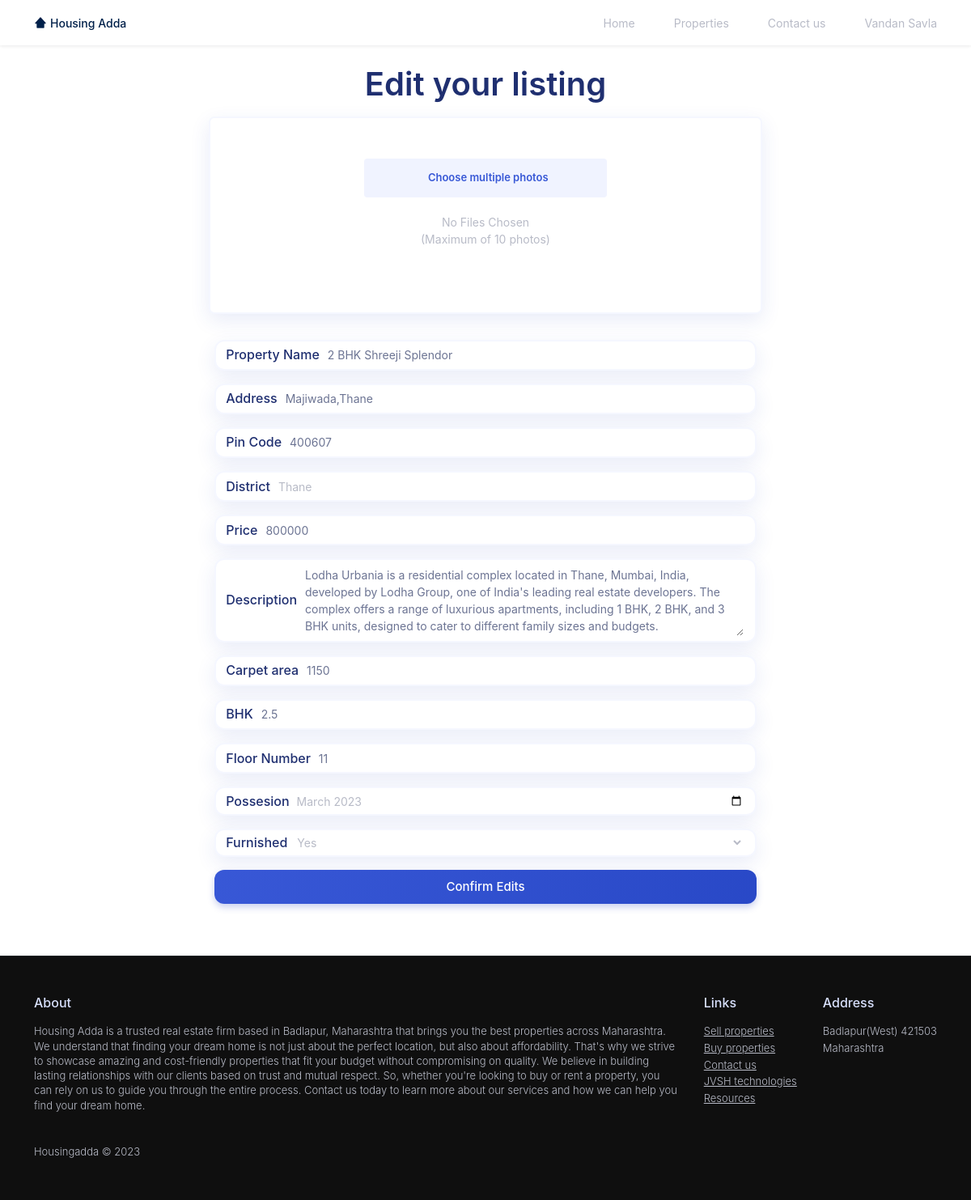
Screenshot of /property-edit.php?post_id=111 (signed in) with the database file from the repository.
### tables this page shows
CREATE TABLE `post` (
  `post_id` int(11) NOT NULL,
  `username` varchar(50) NOT NULL,
  `title` varchar(250) NOT NULL,
  `description` text NOT NULL,
  `location` varchar(250) NOT NULL,
  `price` float NOT NULL,
  `date` date NOT NULL DEFAULT current_timestamp(),
  `area` varchar(50) NOT NULL,
  `bhk` varchar(10) NOT NULL,
  `floor` int(11) NOT NULL,
  `furnished` varchar(5) NOT NULL,
  `possesion` varchar(20) NOT NULL,
  `district` varchar(50) NOT NULL,
  `pincode` int(6) NOT NULL,
  `offer` varchar(600) NOT NULL,
  `featured` int(1) NOT NULL
);

### property-edit.php (the view, shortened to what this page needs)
<?php
include("./partials/conditions.php");
$post_id=htmlspecialchars($_GET["post_id"]);
$select_prefill_query="select * from post where post_id=$post_id";
$select_prefill_query_result=mysqli_query($conn,$select_prefill_query)->fetch_assoc();
?>
<!DOCTYPE html>
<html lang="en">
<head>
  <link rel="stylesheet" href="fonts/icomoon/style.css" />
  <link rel="stylesheet" href="fonts/flaticon/font/flaticon.css" />
  <link rel="stylesheet" href="css/tiny-slider.css" />
  <link rel="stylesheet" href="css/aos.css" />
  <link rel="stylesheet" href="css/style.css" />
  <link href='https://unpkg.com/boxicons@2.1.4/css/boxicons.min.css' rel='stylesheet'>
</head>
<body>
  <header class="header" id="header">
    <nav class="nav2 container">
      <a href="index.php" class="nav__logo">
        <i class='bx bxs-home-alt-2'></i>Housing Adda
      </a>
      <div class="nav__menu">
        <ul class="nav__list" style="margin: 0rem;padding: 0px;">
          <li class="nav__item">
            <a href="index.php" class="nav__link">
              <span>Home</span> <i class='bx bx-home'></i>
            </a>
          </li>
          <li class="nav__item">
            <a href="properties.php" class="nav__link">
              <span>Properties</span><i class='bx bx-building'></i>
            </a>
          </li>
          <li class="nav__item">
            <a href="index.php#contact" class="nav__link">
              <span>Contact us</span><i class='bx bx-phone'></i>
            </a>
          </li>
          <li class="nav-item dropdown nav__item">
            <a class="nav-link dropdown-toggle nav__link" href="#" style="padding:0px;" role="button" data-bs-toggle="dropdown" aria-expanded="false">
              <span style=""><?php echo $_SESSION["name"] ?></span><i class='bx bx-user'></i>
            </a>
          </li>
        </ul>
      </div>
    </nav>
  </header>
  <div class="section mt-3">
    <div class="container">
      <form enctype='multipart/form-data' method='POST' action="">
        <div class="row">
          <h2 class="font-weight-bold text-primary heading text-center" style="margin-bottom: 0px;">
            Edit your listing
          </h2>
          <div class="containerimg" style="width:60%">
            <label for="file-input">
              <i class="fas fa-upload"></i> &nbsp; Choose multiple photos
            </label>
            <p id="num-of-files" style="margin-bottom:0px;">No Files Chosen</p>
            <p id="num-of-files" style="margin-top:0px;">(Maximum of 10 photos)</p>
          </div>
          <span class="d-block d-flex align-items-center justify-content-center">
            <div action="" class="home__search " style="width:60%">
              <h3 style="margin-bottom: 0px;font-size:1rem;white-space: nowrap;">Property Name</h3>
              <input type="search" name="title" value="<?php echo $select_prefill_query_result['title']?>" class="home__search-input " style="width:80%" required>
            </div>
          </span>
          <span class="d-block d-flex align-items-center justify-content-center">
            <div action="" class="home__search " style="width:60%">
              <h3 style="margin-bottom: 0px;font-size:1rem;">Address</h3>
              <input type="search"  name="location" value="<?php echo $select_prefill_query_result['location']?>" class="home__search-input " style="width:90%"  required>
            </div>
          </span>
          <span class="d-block d-flex align-items-center justify-content-center">
            <div action="" class="home__search " style="width:60%">
              <h3 style="margin-bottom: 0px;font-size:1rem;white-space: nowrap;">Pin Code</h3>
              <input type="search" id="pincode" maxLength="6" value="<?php echo $select_prefill_query_result['pincode']?>" name="pincode" oninput="javascript: if (this.value.length > this.maxLength) this.value = this.value.slice(0, this.maxLength);" class="home__search-input " style="width:90%" required>
            </div>
          </span>
          <span class="d-block d-flex align-items-center justify-content-center">
            <div action="" class="home__search " style="width:60%">
              <h3 style="margin-bottom: 0px;font-size:1rem;">District</h3>
              <input type="text" value="<?php echo $select_prefill_query_result['district']?>" placeholder="<?php echo $select_prefill_query_result['district']?>" id="district" name="district" class="home__search-input " style="width:90%;color:hsl(228,12%,75%);" readonly>
            </div>
          </span>
          <span class="d-block d-flex align-items-center justify-content-center">
            <div action="" class="home__search " style="width:60%">
              <h3 style="margin-bottom: 0px;font-size:1rem;">Price</h3>
              <input type="number" value="<?php echo $select_prefill_query_result['price']?>" name="price" class="home__search-input " required>
            </div>
          </span>
          <span class="d-block d-flex align-items-center justify-content-center">
            <div action="" class="home__search " style="width:60%">
              <h3 style="margin-bottom: 0px;font-size:1rem;">Description</h3>
              <textarea type="text" rows="4" cols="50" name="description" required class="home__search-input " style="width:90%;"><?php echo $select_prefill_query_result['description']?></textarea>
            </div>
          </span>
          <span class="d-block d-flex align-items-center justify-content-center">
            <div action="" class="home__search " style="width:60%">
              <h3 style="margin-bottom: 0px;font-size:1rem;white-space: nowrap;">Carpet area</h3>
              <input type="search" value="<?php echo $select_prefill_query_result['area']?>" name="area" required class="home__search-input ">
            </div>
          </span>
          <span class="d-block d-flex align-items-center justify-content-center">
            <div action="" class="home__search " style="width:60%">
              <h3 style="margin-bottom: 0px;font-size:1rem;">BHK</h3>
              <input type="number" step="0.01" value="<?php echo $select_prefill_query_result['bhk']?>" name="bhk" required class="home__search-input ">
            </div>
          </span>
          <span class="d-block d-flex align-items-center justify-content-center">
            <div action="" class="home__search " style="width:60%">
              <h3 style="margin-bottom: 0px;font-size:1rem;white-space: nowrap;">Floor Number</h3>
              <input type="number" name="floor" value="<?php echo $select_prefill_query_result['floor']?>" required class="home__search-input ">
            </div>
          </span>
          <span class="d-block d-flex align-items-center justify-content-center">
            <div action="" class="home__search " style="width:60%">
              <h3 style="margin-bottom: 0px;font-size:1rem;">Possesion</h3>
              <input type="month" name="possesion" value="<?php echo $select_prefill_query_result['possesion']?>" required value="2023-03" class="home__search-input " style="width:90%;color:var(--text-color-light);">
            </div>
          </span>
          <span class="d-block d-flex align-items-center justify-content-center">
            <div action="" class="home__search " style="width:60%">
              <h3 style="margin-bottom: 0px;font-size:1rem;">Furnished</h3>
              <select name="furnished" id="furnished" name="furnished" required class="home__search-input" style="width:90%;color:var(--text-color-light);">
                <option value="yes" <?php echo ($select_prefill_query_result['furnished']=='Yes'? 'selected':'')?>>Yes</option>
              </select>
            </div>
          </span>
          <div class="text-center mt-3">
            <button type="submit" class="searchbutton" name="submit" style="width:60%; border-radius: .75rem;">Confirm Edits</button>
          </div>
        </div>
      </form>
    </div>
  </div>
  <?php include('./partials/footer.php');?>
</body>
</html>

### rows the page displays
post: title "2 BHK Shreeji Splendor", location "Majiwada,Thane", pincode "400607", district "Thane", price "800000", description "Lodha Urbania is a residential complex located in Thane, Mumbai, India, developed by Lodha Group, one of India's leading real estate developers. The complex offers a range of luxurious apartments, including 1 BHK, 2 BHK, and 3 BHK units, designed to cater to different family sizes and budgets.", area "1150", bhk "2.5", floor "11", possesion "2023-03"

### other values shown
$_SESSION["name"] "Vandan Savla"
